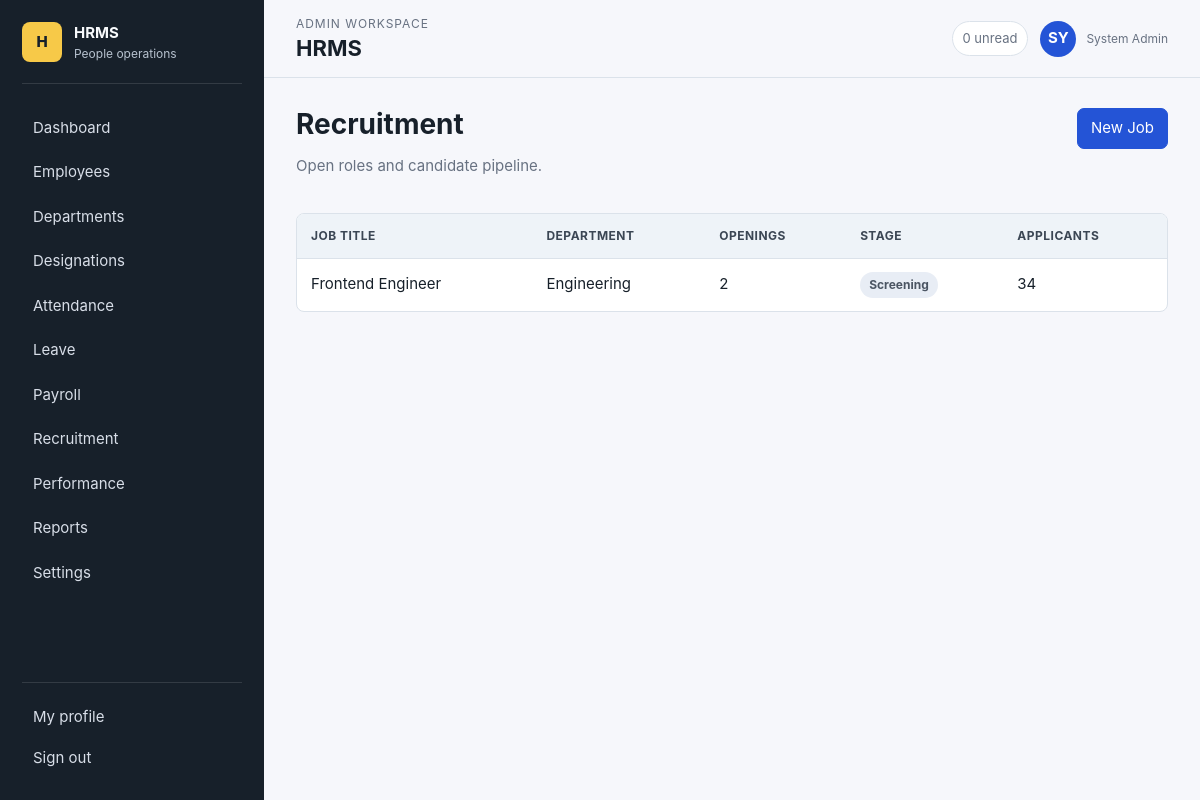
/recruitment/ (signed in), run on the app's committed database.
### ems/models.py (models this page shows)
class TimeStampedModel(models.Model):
    created_at = models.DateTimeField(auto_now_add=True)
    updated_at = models.DateTimeField(auto_now=True)
    class Meta:
        abstract = True

class Job(TimeStampedModel):
    class Stage(models.TextChoices):
        SCREENING="screening", "Screening"; OFFER="offer", "Offer"; CLOSED="closed", "Closed"
    title = models.CharField(max_length=150)
    department = models.ForeignKey(Department, on_delete=models.PROTECT, related_name="jobs")
    openings = models.PositiveIntegerField(default=1)
    applicants = models.PositiveIntegerField(default=0)
    stage = models.CharField(max_length=15, choices=Stage.choices, default=Stage.SCREENING)

class Department(TimeStampedModel):
    name = models.CharField(max_length=100, unique=True)
    description = models.TextField(blank=True)
    active = models.BooleanField(default=True)
    def __str__(self): return self.name

### ems/views.py (the view)
@admin_required
def recruitment(request): return render(request,"ems/recruitment.html",{"jobs":Job.objects.select_related("department")})

### ems/views.py (called while the page is built)
def is_admin(user): return user.is_authenticated and user.is_staff

def admin_required(view_func):
    @wraps(view_func)
    @login_required
    def wrapped(request, *args, **kwargs):
        if not is_admin(request.user):
            return render(request, "403.html", status=403)
        return view_func(request, *args, **kwargs)
    return wrapped

### templates/ems/recruitment.html
{% extends 'base.html' %}{% block content %}<div class="page-head"><div><h1>Recruitment</h1><p class="muted">Open roles and candidate pipeline.</p></div><a class="btn primary" href="{% url 'ems:job_add' %}">New Job</a></div><div class="table-wrap"><table><thead><tr><th>Job title</th><th>Department</th><th>Openings</th><th>Stage</th><th>Applicants</th></tr></thead><tbody>{% for job in jobs %}<tr><td>{{ job.title }}</td><td>{{ job.department }}</td><td>{{ job.openings }}</td><td><span class="badge {{ job.stage }}">{{ job.get_stage_display }}</span></td><td>{{ job.applicants }}</td></tr>{% empty %}<tr><td class="empty" colspan="5">No jobs created.</td></tr>{% endfor %}</tbody></table></div>{% endblock %}

### templates/components/topbar.html (shortened to what this page needs)
<header class="app-topbar">
  <div>
    <p class="eyebrow">{% if request.user.is_staff %}Admin workspace{% else %}Employee workspace{% endif %}</p>
    <h1>{% block page_title %}HRMS{% endblock %}</h1>
  </div>
  <div class="topbar-user">
    <span class="notification-pill">0 unread</span>
    <a class="user-chip" href="{% url 'ems:profile' %}">
      <span>{{ request.user.get_full_name|default:request.user.username|slice:":2"|upper }}</span>
      <small>{{ request.user.get_full_name|default:request.user.username }}</small>
    </a>
  </div>
</header>

### static/css/app.css (style rules this page uses)
:root { --bg: #f6f7fb; --surface: #ffffff; --surface-soft: #eef3f8; --text: #17202a; --muted: #687282; --border: #dbe2ea; --primary: #2454d6; --primary-dark: #193b99; --accent: #0f8b8d; --success: #15803d; --warning: #b7791f; --danger: #c2412d; --info: #0369a1; --radius: 8px; --shadow: 0 12px 30px rgba(28, 39, 58, .08); --sidebar: 264px; font-family: Inter, ui-sans-serif, system-ui, -apple-system, BlinkMacSystemFont, "Segoe UI", sans-serif; }
* { box-sizing: border-box; }
html { min-height: 100%; }
body { margin: 0; min-height: 100vh; background: var(--bg); color: var(--text); font-size: 15px; line-height: 1.5; }
a { color: inherit; text-decoration: none; }
.brand-mark small, .user-chip small { display: block; color: var(--muted); font-size: 12px; }
.app-topbar { position: sticky; top: 0; z-index: 10; height: 78px; display: flex; align-items: center; gap: 18px; justify-content: space-between; padding: 14px 32px; background: rgba(246,247,251,.94); border-bottom: 1px solid var(--border); backdrop-filter: blur(10px); }
.app-topbar h1 { margin: 0; font-size: 22px; line-height: 1.2; }
.eyebrow { margin: 0 0 2px; color: var(--muted); font-size: 12px; text-transform: uppercase; letter-spacing: .08em; }
.topbar-user { display: flex; align-items: center; gap: 12px; }
.notification-pill { border: 1px solid var(--border); border-radius: 999px; padding: 7px 10px; color: var(--muted); background: var(--surface); font-size: 13px; }
.user-chip { display: flex; align-items: center; gap: 10px; }
.user-chip span { display: grid; place-items: center; width: 36px; height: 36px; border-radius: 999px; background: var(--primary); color: #fff; font-weight: 700; }
.page-head, .section-head { display: flex; align-items: flex-start; justify-content: space-between; gap: 18px; margin-bottom: 20px; }
.page-head h1, .section-head h2 { margin: 0; font-size: 28px; line-height: 1.15; }
.muted { color: var(--muted); }
.btn { display: inline-flex; align-items: center; justify-content: center; gap: 8px; min-height: 38px; border-radius: 7px; border: 1px solid var(--border); background: var(--surface); color: var(--text); padding: 8px 13px; cursor: pointer; }
.btn.primary { background: var(--primary); border-color: var(--primary); color: #fff; }
.table-wrap { overflow-x: auto; border: 1px solid var(--border); border-radius: var(--radius); background: var(--surface); }
table { width: 100%; border-collapse: collapse; min-width: 780px; }
th, td { padding: 13px 14px; border-bottom: 1px solid var(--border); text-align: left; vertical-align: middle; }
th { background: var(--surface-soft); color: #3b4654; font-size: 12px; text-transform: uppercase; letter-spacing: .04em; }
tr:last-child td { border-bottom: 0; }
.badge { display: inline-flex; align-items: center; border-radius: 999px; padding: 4px 9px; font-size: 12px; font-weight: 750; background: #e8edf5; color: #4b5563; }

### data on the page
Job: title "Frontend Engineer", department "Engineering", openings "2", stage "Screening", applicants "34"

### other printed values
{{ request.user.get_full_name|default:request.user.username }} "System Admin"
